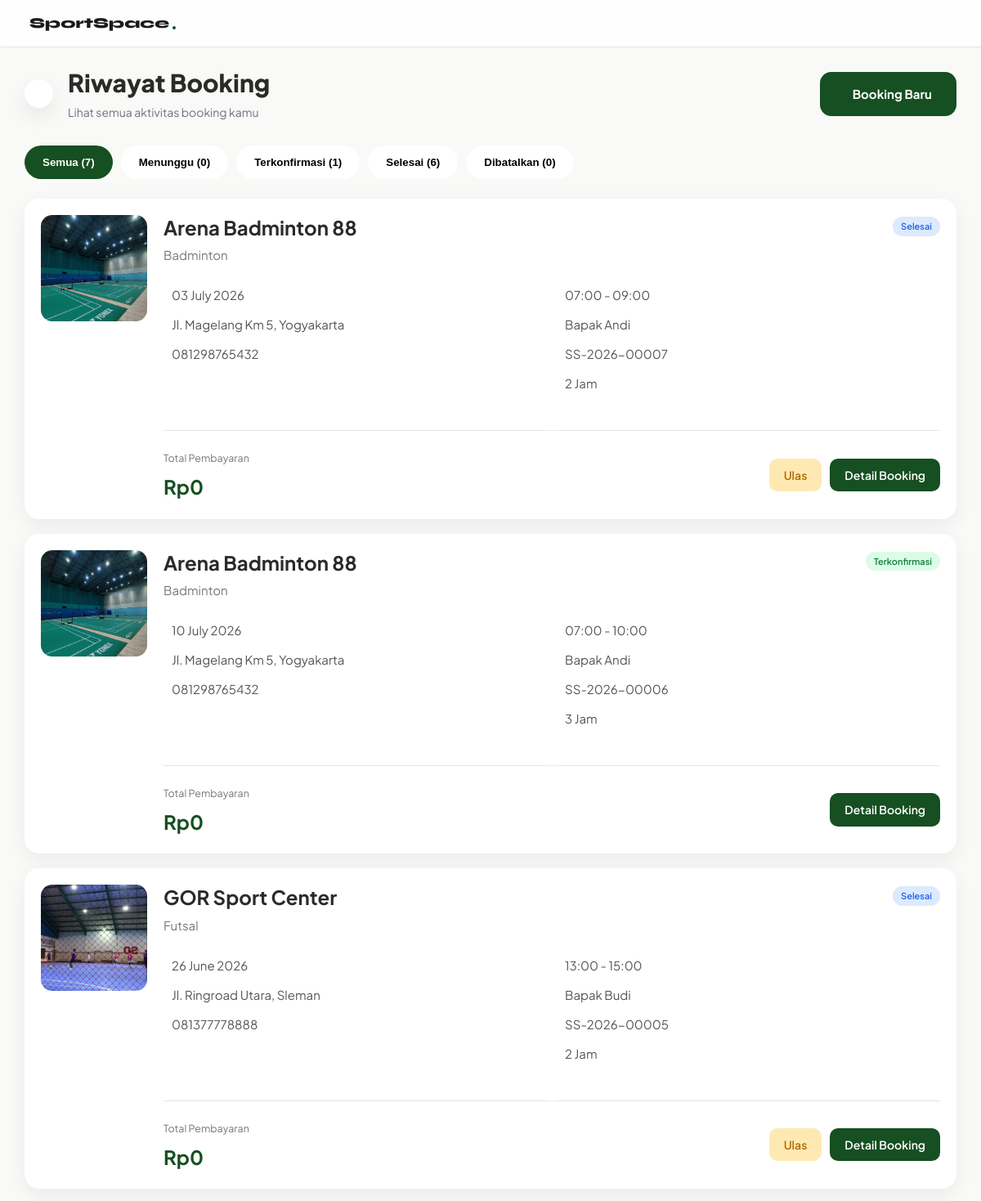
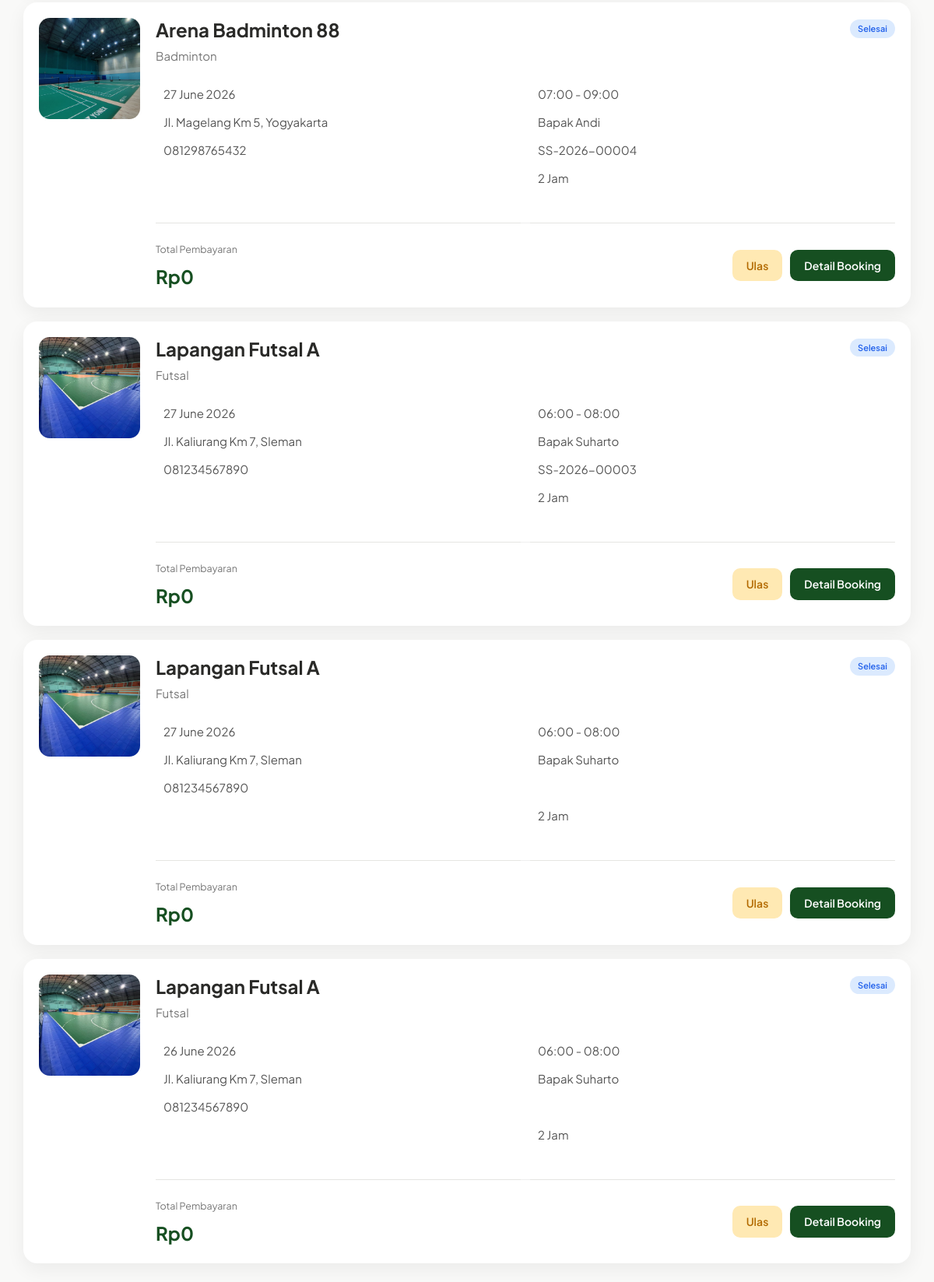
The app's page /riwayat.php (signed in), older data (2 pictures, top to bottom).
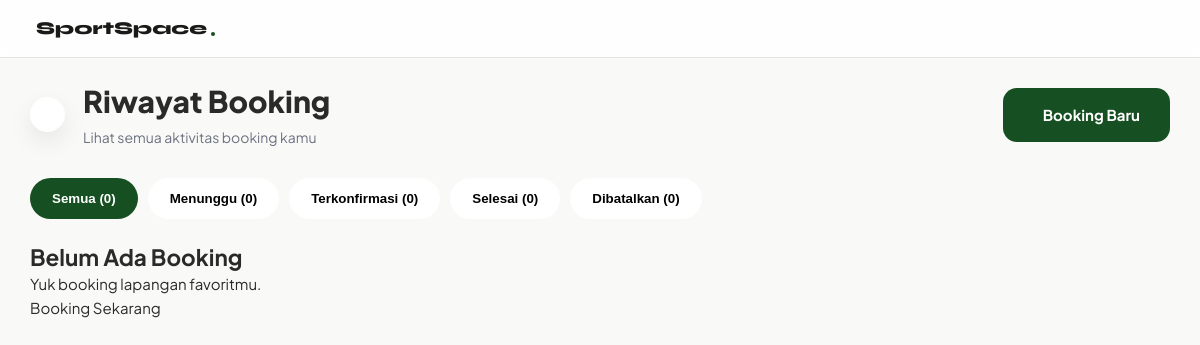
The same page, newer data.
### tables this page shows
CREATE TABLE `booking` (
  `booking_id` int(11) NOT NULL,
  `user_id` int(11) NOT NULL,
  `field_id` int(11) NOT NULL,
  `tanggal` date NOT NULL,
  `jam_mulai` time NOT NULL,
  `jam_selesai` time NOT NULL,
  `status` enum('tertunda','terkonfirmasi','ditolak','dibatalkan','selesai') NOT NULL DEFAULT 'tertunda',
  `created_at` timestamp NOT NULL DEFAULT current_timestamp(),
  `booking_code` varchar(20) DEFAULT NULL,
  `metode_pembayaran` varchar(30) DEFAULT NULL,
  `bank` varchar(30) DEFAULT NULL,
  `total` decimal(12,2) NOT NULL
);

CREATE TABLE `fields` (
  `field_id` int(11) NOT NULL,
  `owner_id` int(11) DEFAULT NULL,
  `nama_lapangan` varchar(100) NOT NULL,
  `jenis` varchar(50) NOT NULL,
  `harga` decimal(10,2) NOT NULL,
  `status` enum('tersedia','penuh') NOT NULL DEFAULT 'tersedia',
  `lokasi` varchar(255) DEFAULT NULL,
  `gambar` varchar(255) DEFAULT NULL,
  `deskripsi` text DEFAULT NULL,
  `owner_name` varchar(100) DEFAULT NULL,
  `owner_phone` varchar(20) DEFAULT NULL,
  `owner_address` varchar(255) DEFAULT NULL,
  `jam_operasional` varchar(50) DEFAULT NULL,
  `kapasitas` int(11) DEFAULT NULL,
  `jenis_lantai` varchar(50) DEFAULT NULL,
  `fasilitas` text DEFAULT NULL,
  `maps_link` text DEFAULT NULL,
  `google_maps_url` text DEFAULT NULL,
  `verifikasi` enum('pending','diterima','ditolak') NOT NULL DEFAULT 'pending',
  `durasi_slot` int(11) NOT NULL DEFAULT 1,
  `hari_libur` text DEFAULT NULL,
  `aktif` enum('aktif','nonaktif') NOT NULL
);

### riwayat.php (the view, shortened to what the changed rows need)
<?php
include "config.php";
$user_id = $_SESSION['user_id'];
$totalBooking = mysqli_fetch_assoc(mysqli_query($conn, "
SELECT COUNT(*) total
FROM booking
WHERE user_id='$user_id'
"))['total'];
$totalMenunggu = mysqli_fetch_assoc(mysqli_query($conn, "
SELECT COUNT(*) total
FROM booking
WHERE user_id='$user_id'
AND (
status='menunggu konfirmasi'
OR status='tertunda'
)
"))['total'];
$totalKonfirmasi = mysqli_fetch_assoc(mysqli_query($conn, "
SELECT COUNT(*) total
FROM booking
WHERE user_id='$user_id'
AND status='terkonfirmasi'
"))['total'];
$totalSelesai = mysqli_fetch_assoc(mysqli_query($conn, "
SELECT COUNT(*) total
FROM booking
WHERE user_id='$user_id'
AND status='selesai'
"))['total'];
$totalBatal = mysqli_fetch_assoc(mysqli_query($conn, "
SELECT COUNT(*) total
FROM booking
WHERE user_id='$user_id'
AND status='dibatalkan'
"))['total'];
$now = date("Y-m-d H:i:s");
mysqli_query($conn, "
UPDATE booking
SET status='selesai'
WHERE status='terkonfirmasi'
AND CONCAT(tanggal,' ',jam_selesai) <= '$now'
");
$query = mysqli_query($conn, "
SELECT
b.*,
f.nama_lapangan,
f.jenis,
f.gambar,
f.lokasi,
f.owner_name,
f.owner_phone
FROM booking b
JOIN fields f
ON b.field_id=f.field_id
WHERE b.user_id='$user_id'
ORDER BY b.booking_id DESC
");
?>
<!DOCTYPE html>
<html lang="id">
<head>
  <link rel="stylesheet" href="https://cdn.jsdelivr.net/npm/@tabler/icons-webfont@3.31.0/dist/tabler-icons.min.css">
  <link rel="stylesheet" href="riwayat.css?v=<?= time(); ?>">
  <link rel="stylesheet" href="index.css?v=<?= time(); ?>">
</head>
<body>
  <div class="container">
    <div class="history-header">
      <div class="left-header">
        <div class="title-area">
          <h1>Riwayat Booking</h1>
        </div>
      </div>
    </div>
    <div class="toolbar">
      <div class="filter">
        <button class="active" data-filter="semua">
          Semua (<?= $totalBooking ?>)
        </button>
        <button data-filter="menunggu">
          Menunggu (<?= $totalMenunggu ?>)
        </button>
        <button data-filter="terkonfirmasi">
          Terkonfirmasi (<?= $totalKonfirmasi ?>)
        </button>
        <button data-filter="selesai">
          Selesai (<?= $totalSelesai ?>)
        </button>
        <button data-filter="dibatalkan">
          Dibatalkan (<?= $totalBatal ?>)
        </button>
      </div>
    </div>
    <div class="booking-list">
      <?php
      if (mysqli_num_rows($query) == 0) {
        ?>
        <div class="empty">
          <h2>Belum Ada Booking</h2>
          <p>Yuk booking lapangan favoritmu.</p>
          <a href="index.php">Booking Sekarang</a>
        </div>
        <?php
      } else {
        while ($row = mysqli_fetch_assoc($query)) {
          $status = strtolower($row['status']);
          $durasi = (strtotime($row['jam_selesai']) - strtotime($row['jam_mulai'])) / 3600;
          if ($status == "menunggu konfirmasi" || $status == "tertunda") {
            $badge = "warning";
          } elseif ($status == "terkonfirmasi") {
            $badge = "success";
          } elseif ($status == "selesai") {
            $badge = "primary";
          } else {
            $badge = "danger";
          }
          ?>
          <div id="booking<?= $row['booking_id']; ?>" class="booking-card" data-id="<?= $row['booking_id']; ?>"
            data-status="<?= $status ?>" data-name="<?= strtolower($row['nama_lapangan']); ?>"
            data-date="<?= $row['tanggal']; ?>" data-start="<?= $row['jam_mulai']; ?>"
            data-end="<?= $row['jam_selesai']; ?>">
            <div class="booking-image">
              <img src="uploads/fields/<?= $row['gambar']; ?>" alt="<?= $row['nama_lapangan']; ?>">
            </div>
            <div class="booking-content">
              <div class="booking-top">
                <div>
                  <h2><?= $row['nama_lapangan']; ?></h2>
                  <span class="jenis">
                    <?= $row['jenis']; ?>
                  </span>
                </div>
                <div class="right">
                  <span class="badge <?= $badge ?>">
                    <?= ucfirst($row['status']); ?>
                  </span>
                </div>
              </div>
              <div class="booking-info">
                <div>
                  <?= date("d F Y", strtotime($row['tanggal'])) ?>
                </div>
                <div>
                  <?= substr($row['jam_mulai'], 0, 5) ?>
                  -
                  <?= substr($row['jam_selesai'], 0, 5) ?>
                </div>
                <div>
                  <?= $row['lokasi']; ?>
                </div>
                <div>
                  <?= $row['owner_name']; ?>
                </div>
                <div>
                  <?= $row['owner_phone']; ?>
                </div>
                <div>
                  <?= $row['booking_code']; ?>
                </div>
                <div>
                </div>
                <div>
                  <?= $durasi ?> Jam
                </div>
              </div>
              <div class="divider"></div>
              <div class="booking-footer">
                <div class="footer-price">
                  <small>Total Pembayaran</small>
                  <h4>
                    Rp<?= number_format($row['total'], 0, ',', '.') ?>
                  </h4>
                </div>
                <div class="footer-action">
                  <?php if ($status == "selesai") { ?>
                    <a href="ulasan.php?id=<?= $row['booking_id']; ?>" class="btn btn-review">
                      Ulas
                    </a>
                  <?php } ?>
                  <a href="invoice.php?id=<?= $row['booking_id']; ?>&from=riwayat" class="btn btn-detail">
                    Detail Booking
                  </a>
                </div>
              </div>
            </div>
          </div>
          <?php
        }
      }
      ?>
    </div>
  </div>
</body>
</html>

Row changes from the older to the newer data that the page shows:
removed booking: field.gambar (picture), field.nama_lapangan "Arena Badminton 88", field.jenis "Badminton", status "Selesai", tanggal "03 July 2026", jam_mulai "07:00", jam_selesai "09:00", field.lokasi "Jl. Magelang Km 5, Yogyakarta", field.owner_name "Bapak Andi", field.owner_phone "081298765432", booking_code "SS-2026-00007", durasi "2", total "0"
removed booking: field.gambar (picture), field.nama_lapangan "Arena Badminton 88", field.jenis "Badminton", status "Terkonfirmasi", tanggal "10 July 2026", jam_mulai "07:00", jam_selesai "10:00", field.lokasi "Jl. Magelang Km 5, Yogyakarta", field.owner_name "Bapak Andi", field.owner_phone "081298765432", booking_code "SS-2026-00006", durasi "3", total "0"
removed booking: field.gambar (picture), field.nama_lapangan "GOR Sport Center", field.jenis "Futsal", status "Selesai", tanggal "26 June 2026", jam_mulai "13:00", jam_selesai "15:00", field.lokasi "Jl. Ringroad Utara, Sleman", field.owner_name "Bapak Budi", field.owner_phone "081377778888", booking_code "SS-2026-00005", durasi "2", total "0"
removed booking: field.gambar (picture), field.nama_lapangan "Arena Badminton 88", field.jenis "Badminton", status "Selesai", tanggal "27 June 2026", jam_mulai "07:00", jam_selesai "09:00", field.lokasi "Jl. Magelang Km 5, Yogyakarta", field.owner_name "Bapak Andi", field.owner_phone "081298765432", booking_code "SS-2026-00004", durasi "2", total "0"
removed booking: field.gambar (picture), field.nama_lapangan "Lapangan Futsal A", field.jenis "Futsal", status "Selesai", tanggal "27 June 2026", jam_mulai "06:00", jam_selesai "08:00", field.lokasi "Jl. Kaliurang Km 7, Sleman", field.owner_name "Bapak Suharto", field.owner_phone "081234567890", booking_code "SS-2026-00003", durasi "2", total "0"
no longer on this page (row edited): booking: field.gambar (picture), field.nama_lapangan "Lapangan Futsal A", field.jenis "Futsal", status "Selesai", tanggal "27 June 2026", jam_mulai "06:00", jam_selesai "08:00", field.lokasi "Jl. Kaliurang Km 7, Sleman", field.owner_name "Bapak Suharto", field.owner_phone "081234567890", durasi "2", total "0"
removed booking: field.gambar (picture), field.nama_lapangan "Lapangan Futsal A", field.jenis "Futsal", status "Selesai", tanggal "26 June 2026", jam_mulai "06:00", jam_selesai "08:00", field.lokasi "Jl. Kaliurang Km 7, Sleman", field.owner_name "Bapak Suharto", field.owner_phone "081234567890", durasi "2", total "0"
Text that changed along with them:
$totalBooking: "7" → "0"
$totalKonfirmasi: "1" → "0"
$totalSelesai: "6" → "0"
text now shown: "Belum Ada Booking Yuk booking lapangan favoritmu. Booking Sekarang"
